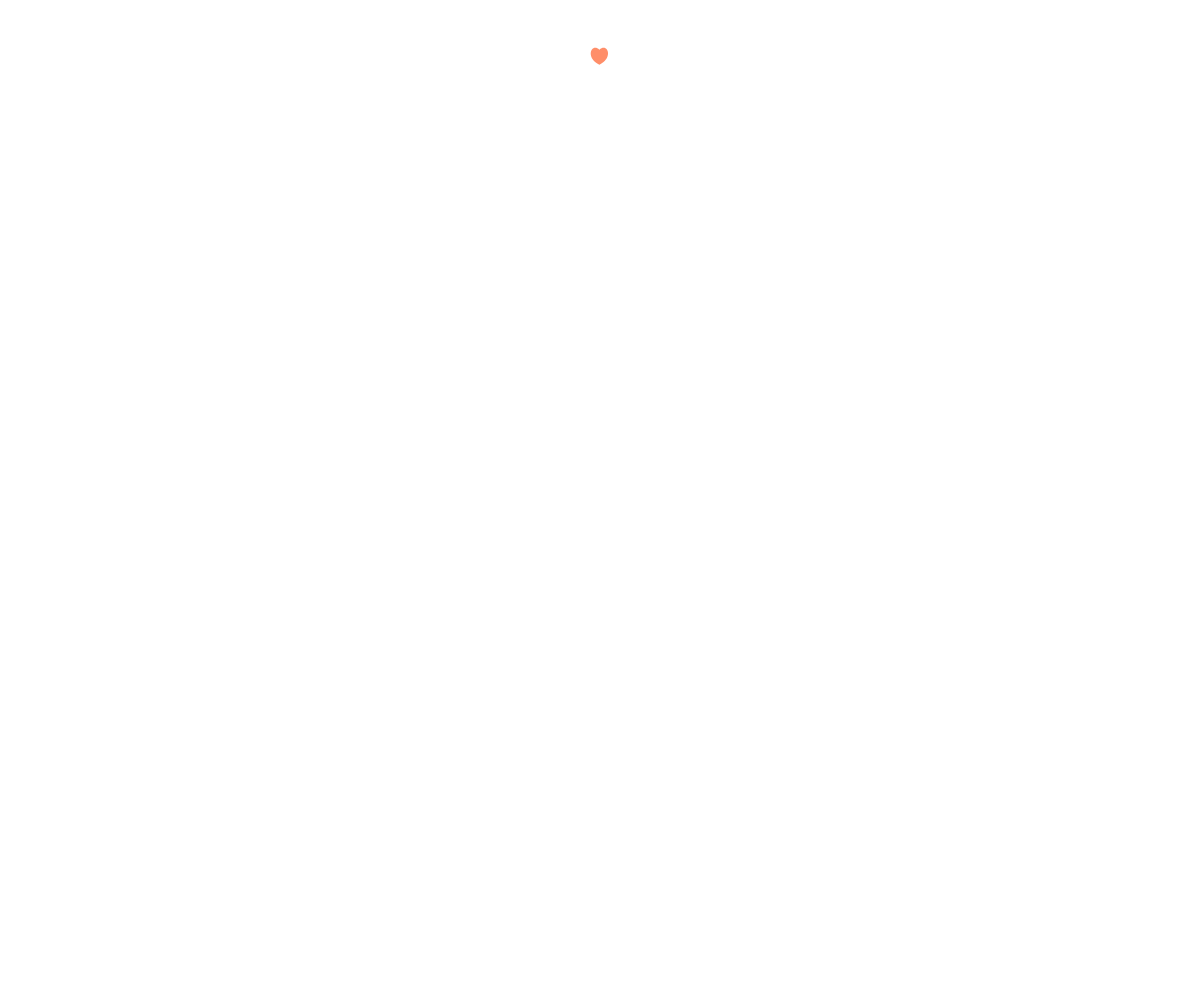
Frame 1 (no input)
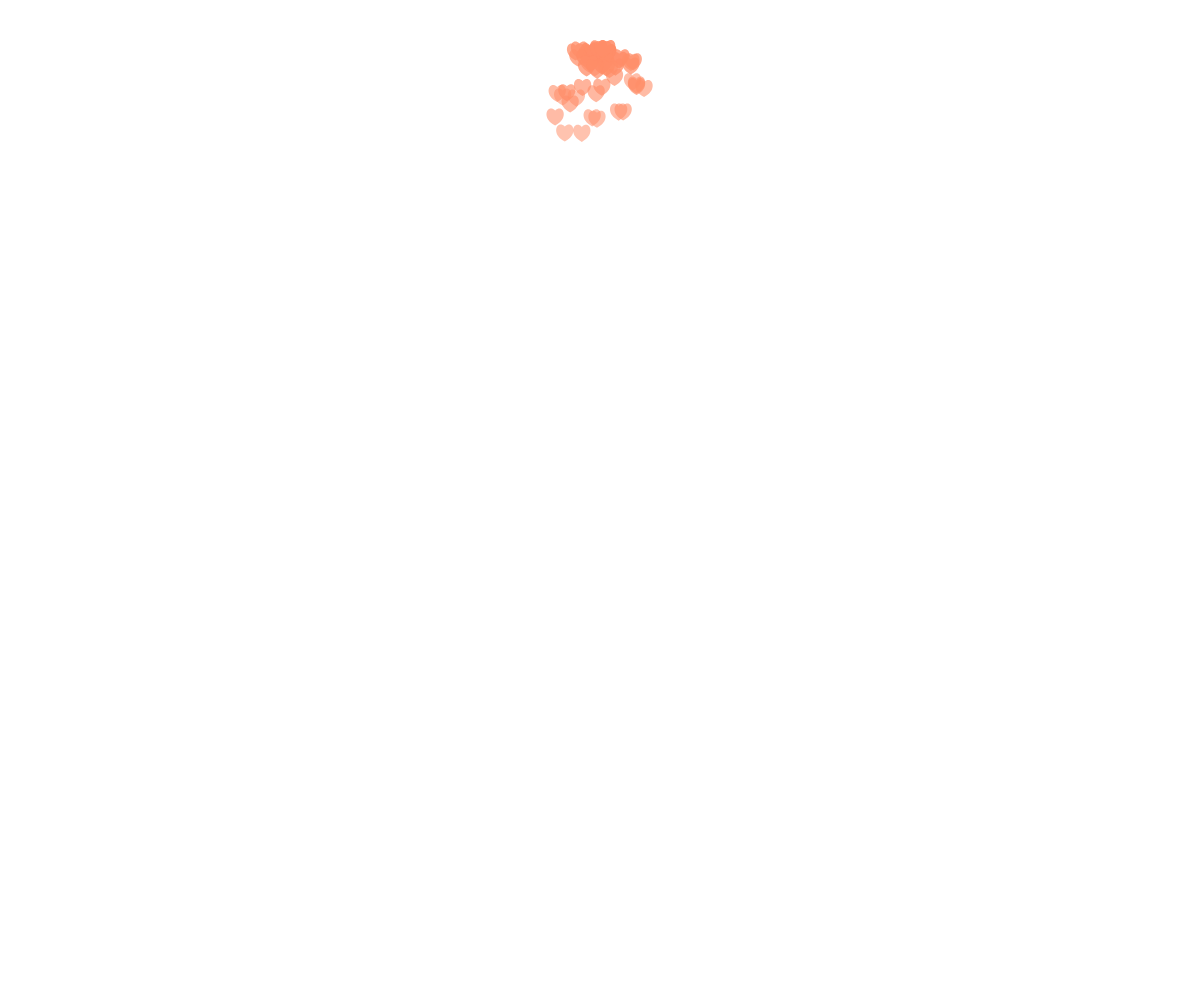
Frame 60 (no input)
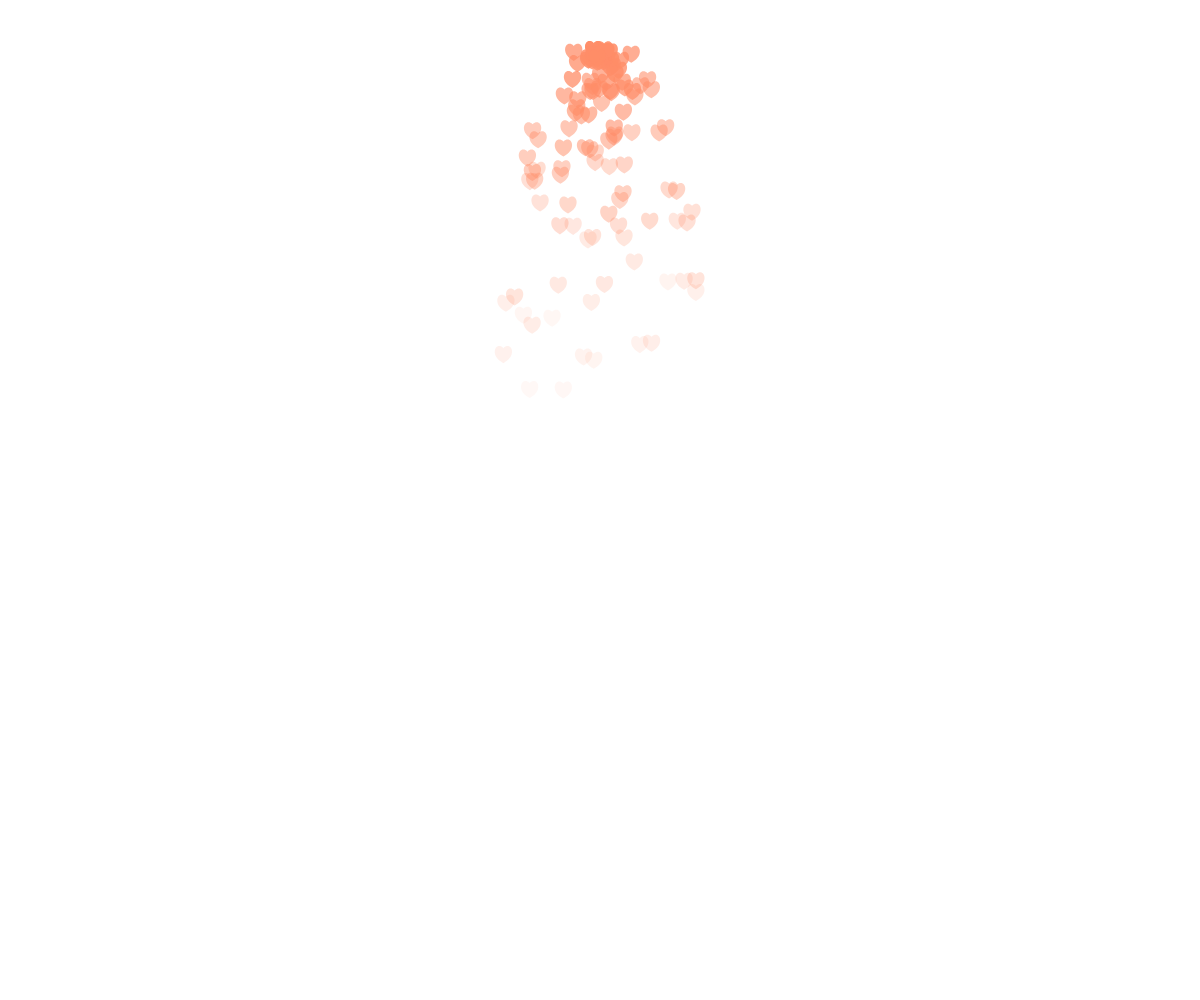
Frame 120 (the mouse pressed at the canvas centre since frame 60)

The p5.js sketch that drew these frames (run headless with seeded random() and noise() and a simulated clock; from frame 60 on, the mouse is pressed at the canvas centre):

// p5.js sketch
// ── sketch.js
let system;
let cnv, d, r;



function setup() {
  cnv = createCanvas(windowWidth, windowHeight);
  d=15;
  r=random(10,141);
  system = new ParticleSystem(createVector(width / 2, 50));
}

function draw() {
  background(255);
  system.addParticle();
  system.run();
}

// A simple Particle class
let Particle = function(position) {
  this.acceleration = createVector(0, 0.05);
  this.velocity = createVector(random(-1, 1), random(-1, 0));
  this.position = position.copy();
  this.lifespan = 255;
};

Particle.prototype.run = function() {
  this.update();
  this.display();
};

// Method to update position
Particle.prototype.update = function(){
  this.velocity.add(this.acceleration);
  this.position.add(this.velocity);
  this.lifespan -= 2;
};

// Method to display
Particle.prototype.display = function() {
  stroke(200, this.lifespan);
  strokeWeight(0);
  fill(255,141,r, this.lifespan);
  heart(this.position.x, this.position.y, d, d);
};

Particle.prototype.isDead = function(){
  return this.lifespan < 0;
};

let ParticleSystem = function(position) {
  this.origin = position.copy();
  this.particles = [];
};

ParticleSystem.prototype.addParticle = function() {
  this.particles.push(new Particle(this.origin));
};

ParticleSystem.prototype.run = function() {
  for (let i = this.particles.length-1; i >= 0; i--) {
    let p = this.particles[i];
    p.run();
    if (p.isDead()) {
      this.particles.splice(i, 1);
    }
  }
};

function heart(x, y, size) {
  beginShape();
  vertex(x, y);
  bezierVertex(x - size / 2, y - size / 2, x - size, y + size / 2, x, y + size);
  bezierVertex(x + size, y + size / 2, x + size / 2, y - size / 2, x, y);
  endShape(CLOSE);
}

function mouseClicked() {
  d = d+4
  r = r+15
}
